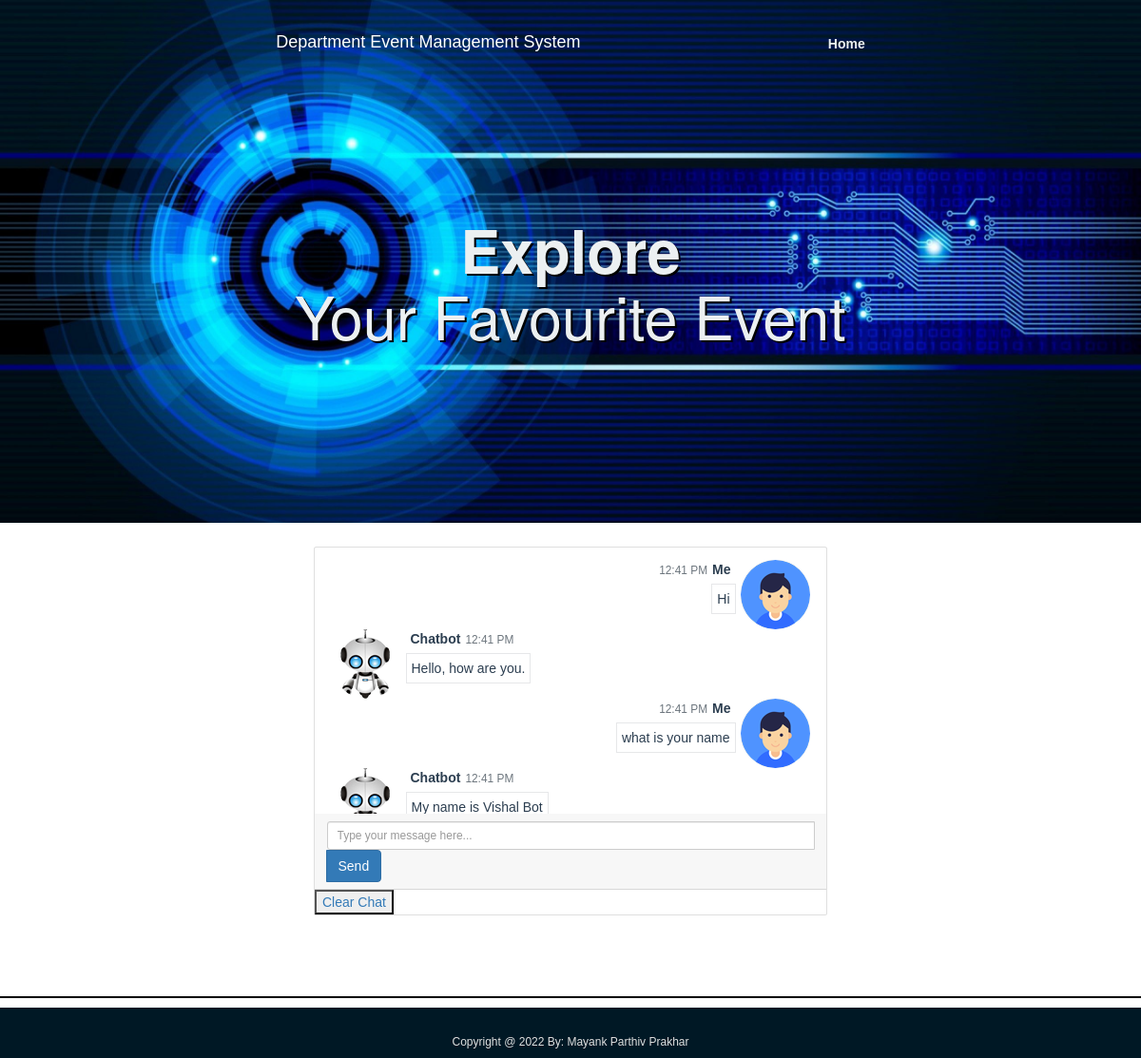
Screenshot of /index1.php with the database file from the repository.
### tables this page shows
CREATE TABLE `message` (
  `id` int(11) NOT NULL,
  `message` text NOT NULL,
  `added_on` datetime NOT NULL,
  `type` varchar(10) NOT NULL
);

### index1.php (the view, shortened to what this page needs)
<?php
include('database.inc.php');
?>
<!DOCTYPE html>
<html lang="en">
   <head>
      <link href="//maxcdn.bootstrapcdn.com/bootstrap/4.1.1/css/bootstrap.min.css" rel="stylesheet" id="bootstrap-css">
	  <link href="style.css" rel="stylesheet">
	  <?php require 'utils/styles.php'; ?>
   </head>
   <body>
<header class="bgImage" >
    <nav class="navbar" >
        <div class="container">
        <div class="navbar-header">
                <h4>
                   Department Event Management System
				</h4>
        </div>
            <ul class="nav navbar-nav navbar-right">
                    <li><a href = "index.php"><strong>Home</strong></a></li>
            </ul>
        </div>
    </nav>
    <div class = "col-md-12">
        <div class = "container">
            <div class = "jumbotron">
                <h1><strong>Explore<br></strong> Your Favourite Event</h1>
                <br>
    </div>
</header>
   <div class="content">
      <div class="container">
         <div class="row justify-content-md-center mb-4">
            <div class="col-md-6">
               <div class="card">
                  <div class="card-body messages-box">
					 <ul class="list-unstyled messages-list">
							<?php
							$res=mysqli_query($con,"select * from message");
							if(mysqli_num_rows($res)>0){
								$html='';
								while($row=mysqli_fetch_assoc($res)){
									$message=$row['message'];
									$added_on=$row['added_on'];
									$strtotime=strtotime($added_on);
									$time=date('h:i A',$strtotime);
									$type=$row['type'];
									if($type=='user'){
										$class="messages-me";
										$imgAvatar="user_avatar.png";
										$name="Me";
									}else{
										$class="messages-you";
										$imgAvatar="bot_avatar.png";
										$name="Chatbot";
									}
									$html.='<li class="'.$class.' clearfix"><span class="message-img"><img src="./images/'.$imgAvatar.'" class="avatar-sm rounded-circle"></span><div class="message-body clearfix"><div class="message-header"><strong class="messages-title">'.$name.'</strong> <small class="time-messages text-muted"><span class="fas fa-time"></span> <span class="minutes">'.$time.'</span></small> </div><p class="messages-p">'.$message.'</p></div></li>';
								}
								echo $html;
							}else{
								?>
								<li class="messages-me clearfix start_chat">
								   Hello, Welcome to Department Event Management.
								</li>
								<?php
							}
							?>
                     </ul>
                  </div>
                  <div class="card-header">
                    <div class="input-group">
					   <input id="input-me" type="text" name="messages" class="form-control input-sm" placeholder="Type your message here..." />
					   <span class="input-group-append">
					   <input type="button" class="btn btn-primary" value="Send" onclick="send_msg()">
					   </span>
					</div>
                  </div>
				  <div class="fa fa-align-center">
					<button>
					<a href="deleteEvent1.php">Clear Chat</a>
					</button>
					</div>
               </div>
            </div>
         </div>
      </div>
	  </div>
	  <?php require 'utils/footer.php'; ?>
   </body>
</html>

### utils/styles.php
<link rel = "stylesheet" type = "text/css" href = "css/bootstrap.css">
<link rel = "stylesheet" type = "text/css" href = "css/style.css">

### utils/footer.php
<hr class = "footerline">
<footer>
    <div class = "container">
        <h6 style="text-align:center;"> Copyright @ 2022 By: Mayank Parthiv Prakhar</h6>
    </div>
</footer>

### css/style.css (style rules this page uses)
body { overflow-x: hidden; }
hr { border-top: 2px solid black; margin-top: 40px; margin-bottom: 40px; }
header .navbar { padding: 20px 0; font-family: Arial, Helvetica, sans-serif; }
header .navbar-nav a { color: #ecf0f1; padding-bottom: 12px; }
header .navbar-nav a:link { position: relative; }
header .navbar-nav a:before { content: ""; position: absolute; width: 100%; height: 3px; left: 0; background-color: #ecf0f1; visibility: hidden; -webkit-transform: scaleX(0); transform: scaleX(0); -webkit-transition: all 0.3s ease-in-out 0s; transition: all 0.3s ease-in-out 0s; margin-top: 25px; }
.jumbotron { background-color: transparent; color: #ecf0f1; text-align: center; margin-top: 50px; text-shadow: 2px 2px black; }
.footerline { margin-top: 70px; margin-bottom: 10px; }
.content { font-family: Arial, Helvetica, sans-serif; color: #2C3E50; }
footer { font-family: Arial, Helvetica, sans-serif; color: #E0E0E0; line-height: 2; background-color: #001825; padding-top: 20px; }
.messages-box { max-height: 28rem; overflow: auto; }
.messages-title { float: right; margin: 0px 5px; }
.message-img { float: right; margin: 0px 5px; }
.message-header { text-align: right; width: 100%; margin-bottom: 0.5rem; }
.messages-list li.messages-you .messages-title { float: left; }
.messages-list li.messages-you .message-img { float: left; }
.messages-list li.messages-you p { float: left; text-align: left; }
.messages-list li.messages-you .message-header { text-align: left; }
.messages-list li p { max-width: 60%; padding: 5px; border: #e6e7e9 1px solid; }
.messages-list li.messages-me p { float: right; }

### index1.php (style rules this page uses)
.bgImage { background-image: url(images/cs031.jpg); background-size: cover; background-position: center center; height: 550px; margin-bottom: 25px; }
h4 { color:white; align:left; }

### rows the page displays
message: type (picture), type "Me", added_on "12:41 PM", message "Hi"
message: type "Chatbot", added_on "12:41 PM", message "Hello, how are you."
message: type (picture), type "Me", added_on "12:41 PM", message "what is your name"
message: type "Chatbot", added_on "12:41 PM", message "My name is Vishal Bot"
